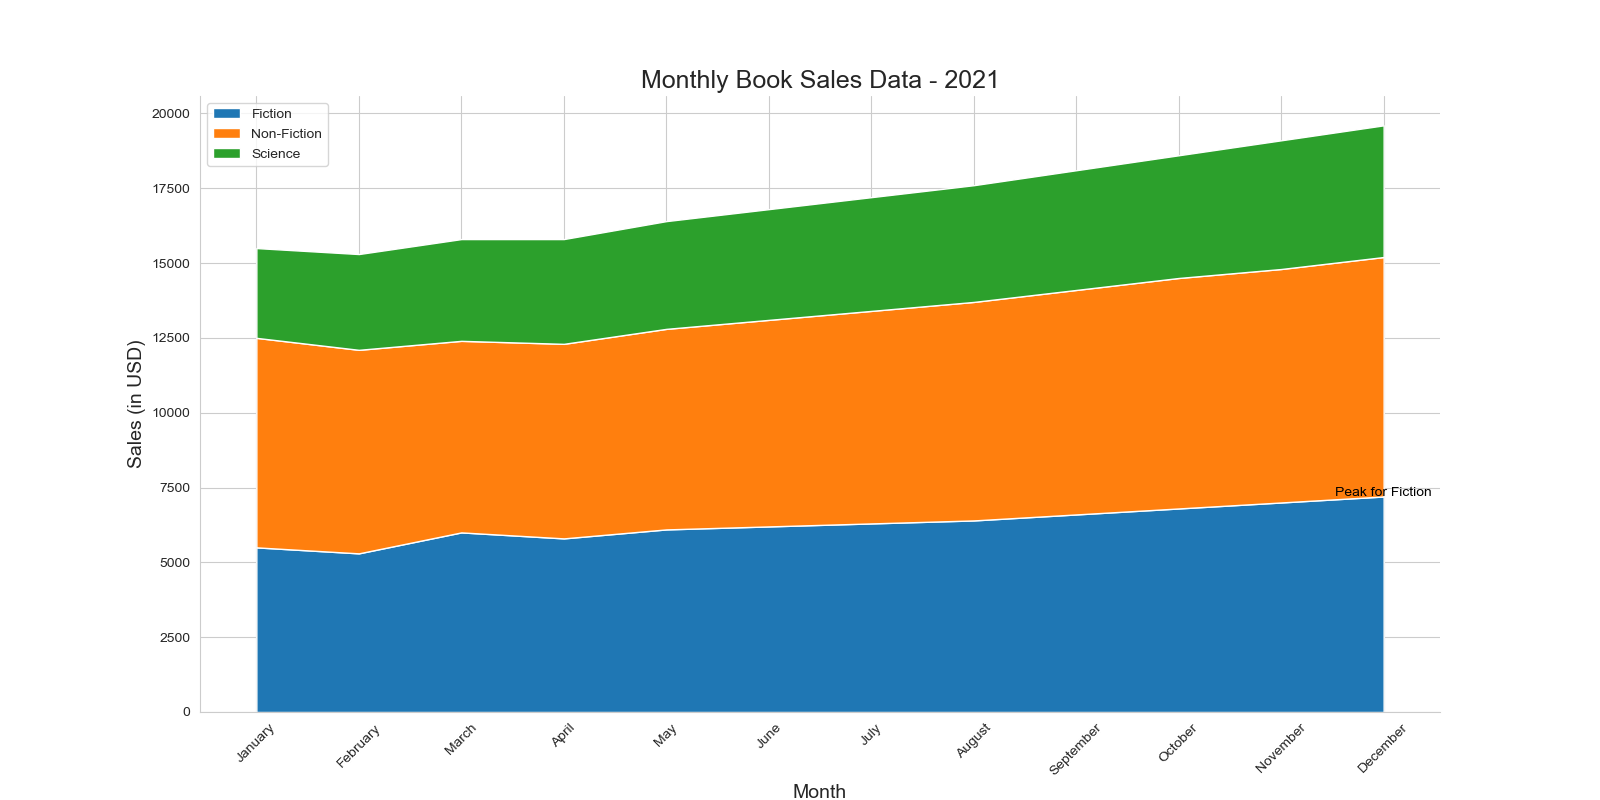

Recreate this plot in Python.

import pandas as pd
import seaborn as sns
import matplotlib.pyplot as plt
import numpy as np

# Data in a Pandas DataFrame
data = pd.DataFrame({
    'Month': ['January', 'February', 'March', 'April', 'May', 'June',
              'July', 'August', 'September', 'October', 'November', 'December'],
    'Fiction': [5500, 5300, 6000, 5800, 6100, 6200, 
                6300, 6400, 6600, 6800, 7000, 7200],
    'Non-Fiction': [7000, 6800, 6400, 6500, 6700, 6900,
                    7100, 7300, 7500, 7700, 7800, 8000],
    'Science': [3000, 3200, 3400, 3500, 3600, 3700,
                3800, 3900, 4000, 4100, 4300, 4400]
})

# Transform data for stacked area plot
data = data.set_index('Month')
data.index = pd.CategoricalIndex(data.index, 
                                 categories=['January', 'February', 'March', 'April', 'May', 'June',
                                             'July', 'August', 'September', 'October', 'November', 'December'], 
                                 ordered=True)
data = data.sort_index()

# Stacked area plot
plt.figure(figsize=(16, 8))
sns.set_style("whitegrid")

# Define colors for each category
colors = ["#1f77b4", "#ff7f0e", "#2ca02c"]

# Generating the stacked areas
plt.stackplot(data.index, data['Fiction'], data['Non-Fiction'], data['Science'], labels=['Fiction', 'Non-Fiction', 'Science'], colors=colors)

# Aesthetics
plt.title('Monthly Book Sales Data - 2021', fontsize=18)
plt.ylabel('Sales (in USD)', fontsize=14)
plt.xlabel('Month', fontsize=14)
plt.xticks(rotation=45)
plt.legend(loc='upper left')

# Annotating a specific data point
plt.text('December', 7200, 'Peak for Fiction', horizontalalignment='center', color='black')

# Show plot
sns.despine()
plt.show()
